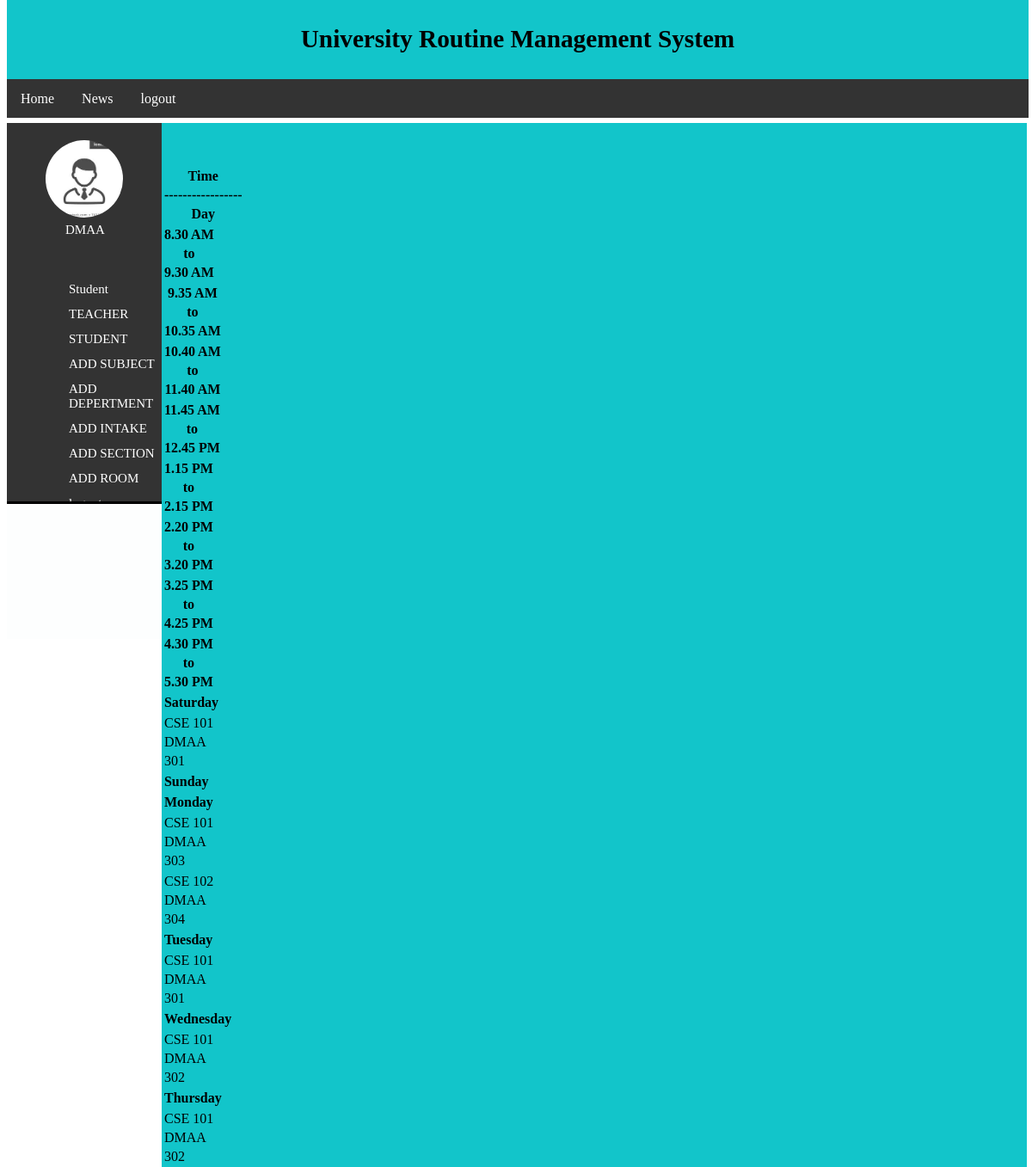
/teacher_index.php (signed in), run on the app's committed database.
### tables this page shows
CREATE TABLE `routine` (
  `id` int(255) NOT NULL,
  `course_name` varchar(255) NOT NULL,
  `course_code` varchar(255) NOT NULL,
  `course_teacher` varchar(255) NOT NULL,
  `start_time` time(6) NOT NULL,
  `end_time` time(6) NOT NULL,
  `room_no` int(255) NOT NULL,
  `dept` varchar(255) NOT NULL,
  `intake` int(255) NOT NULL,
  `section` int(255) NOT NULL,
  `day` varchar(255) NOT NULL
);

### teacher_index.php (the view, shortened to what this page needs)
<!DOCTYPE html PUBLIC "-//W3C//DTD XHTML 1.0 Transitional//EN" "http://www.w3.org/TR/xhtml1/DTD/xhtml1-transitional.dtd">
<html xmlns="http://www.w3.org/1999/xhtml">
    <head>
       <link rel="stylesheet" type="text/css" href="mystyle.css">
    </head>
    <body>
		<div class="Admin_v_name">
			<h3>University Routine Management System</h3>
			<div class="nav">
			<a href="student_index.php">Home</a>
				<a href="#news">News</a>
			 <a href="teacher_login.php?logout='1'" style="color: white;">logout</a>
			</div>
		</div>
		<div class="Admin_body1">
			<div class="sidenav">
			 <div class="AdminImage">
				<img src="adminImage.jpg" alt="Girl in a jacket" width="90" height="90" class="image" >
				<a  href="#"><?php echo $_SESSION['t_id']; ?></a>
			 </div>
			 <ul>
             <a href="#"> Student</a>
             <a href="#"> TEACHER</a>
             <a href="#"> STUDENT</a>
             <a href="#">ADD SUBJECT</a>
             <a href="#">ADD DEPERTMENT</a>
             <a href="#">ADD INTAKE</a>
             <a href="#">ADD SECTION</a>
             <a href="#">ADD ROOM</a>
			 <a href="teacher_login.php?logout='1'" style="color: white;">logout</a>
              </ul>
			</div>
			<div class="body2">
				<div class="nav_insitebody">
				</div>
				<div class="tablebody" name= "tableshow" id= "tableshow">
				<?php
						include('dbConfig.php');
						$teacherId=$_SESSION['t_id'];
?>
				<div class="table11">
				<table>
				<tr><th>Time</th></tr>
			    <tr><th>-----------------</th></tr>
				<tr><th>Day</th></tr>
                </table>
		    </div>
			<div class="table12">
			    <table>
								<tr><th>8.30 AM  </th></tr>
								<tr><th> to </th></tr>
								<tr><th>9.30 AM  </th></tr>
                </table>
		    </div>
			<div class="table13">
			    <table>
								<tr><th>9.35 AM  </th></tr>
								<tr><th> to </th></tr>
								<tr><th>10.35 AM  </th></tr>
                </table>
		    </div>
			<div class="table14">
			    <table>
								<tr><th>10.40 AM  </th></tr>
								<tr><th> to </th></tr>
								<tr><th>11.40 AM  </th></tr>
                </table>
		    </div>
			<div class="table15">
			    <table>
								<tr><th>11.45 AM  </th></tr>
								<tr><th> to </th></tr>
								<tr><th>12.45 PM  </th></tr>
                </table>
		    </div>
			<div class="table16">
			    <table>
								<tr><th>1.15 PM  </th></tr>
								<tr><th> to </th></tr>
								<tr><th>2.15 PM  </th></tr>
                </table>
		    </div>
			<div class="table17">
			    <table>
								<tr><th>2.20 PM  </th></tr>
								<tr><th> to </th></tr>
								<tr><th>3.20 PM  </th></tr>
                </table>
		    </div>
			<div class="table18">
			    <table>
								<tr><th>3.25 PM  </th></tr>
								<tr><th> to </th></tr>
								<tr><th>4.25 PM  </th></tr>
                </table>
		    </div>
			<div class="table19">
			    <table>
								<tr><th>4.30 PM  </th></tr>
								<tr><th> to </th></tr>
								<tr><th>5.30 PM  </th></tr>
                </table>
		    </div>
			<div class="table21">
			    <table>
                    <tr><th>Saturday  </th></tr>
                </table>
		    </div>
			<div class="table22">
			    <table>
				<?php
					   $query22 = $db->query("SELECT * FROM routine WHERE course_teacher = '".$teacherId."'  AND start_time='08:30:00.000000' AND day='Saturday' ");
					   $rowCount = $query22->num_rows;
					   if($rowCount > 0){
						while($row = $query22->fetch_assoc()){
						?>
							<center><tr><td><?php echo $row['course_code'];?></td></tr></center>
							<tr><td><?php echo $row['course_teacher'];?></td></tr>
							<tr><td><?php echo $row['room_no'];?></td></tr>
				          <?php
							}
						}else{
							 }
							?>
                </table>
		    </div>
			<div class="table31">
			    <table>
                    <tr><th>Sunday  </th></tr>
                </table>
		    </div>
	        <div class="table41">
			    <table>
                    <tr><th>Monday  </th></tr>
                </table>
		    </div>
			<div class="table46">
			    <table>
                      <?php
					   $query22 = $db->query("SELECT * FROM routine WHERE course_teacher = '".$teacherId."' AND start_time='13:15:00.000000' AND day='Monday' ");
					   $rowCount = $query22->num_rows;
					   if($rowCount > 0){
						while($row = $query22->fetch_assoc()){
						?>
							<center><tr><td><?php echo $row['course_code'];?></td></tr></center>
							<tr><td><?php echo $row['course_teacher'];?></td></tr>
							<tr><td><?php echo $row['room_no'];?></td></tr>
				          <?php
							}
						}else{
							 }
							?>
                </table>
		    </div>
			<div class="table49">
			    <table>
                      <?php
					   $query22 = $db->query("SELECT * FROM routine WHERE course_teacher = '".$teacherId."' AND start_time='16:30:00.000000' AND day='Monday' ");
					   $rowCount = $query22->num_rows;
					   if($rowCount > 0){
						while($row = $query22->fetch_assoc()){
						?>
							<center><tr><td><?php echo $row['course_code'];?></td></tr></center>
							<tr><td><?php echo $row['course_teacher'];?></td></tr>
							<tr><td><?php echo $row['room_no'];?></td></tr>
				          <?php
							}
						}else{
							 }
							?>
                </table>
		    </div>
			<div class="table51">
			    <table>
                    <tr><th>Tuesday  </th></tr>
                </table>
		    </div>
			<div class="table52">
			    <table>
				  <?php
					   $query22 = $db->query("SELECT * FROM routine WHERE course_teacher = '".$teacherId."' AND start_time='08:30:00.000000' AND day='Tuesday' ");
					   $rowCount = $query22->num_rows;
					   if($rowCount > 0){
						while($row = $query22->fetch_assoc()){
						?>
							<center><tr><td><?php echo $row['course_code'];?></td></tr></center>
							<tr><td><?php echo $row['course_teacher'];?></td></tr>
							<tr><td><?php echo $row['room_no'];?></td></tr>
				          <?php
							}
						}else{
							 }
							?>
                </table>
		    </div>
			<div class="table61">
			    <table>
                    <tr><th>Wednesday  </th></tr>
                </table>
		    </div>
			<div class="table62">
			    <table>
                     <?php
					   $query22 = $db->query("SELECT * FROM routine WHERE course_teacher = '".$teacherId."' AND start_time='08:30:00.000000' AND day='Wednesday' ");
					   $rowCount = $query22->num_rows;
					   if($rowCount > 0){
						while($row = $query22->fetch_assoc()){
						?>
							<center><tr><td><?php echo $row['course_code'];?></td></tr></center>
							<tr><td><?php echo $row['course_teacher'];?></td></tr>
							<tr><td><?php echo $row['room_no'];?></td></tr>
				          <?php
							}
						}else{
							 }
							?>
                </table>
		    </div>
			<div class="table71">
			    <table>
				<tr><th>Thursday </th></tr>
                </table>
		    </div>
			<div class="table72">
			    <table>
                       <?php
					   $query22 = $db->query("SELECT * FROM routine WHERE course_teacher = '".$teacherId."' AND start_time='08:30:00.000000' AND day='Wednesday' ");
					   $rowCount = $query22->num_rows;
					   if($rowCount > 0){
						while($row = $query22->fetch_assoc()){
						?>
							<center><tr><td><?php echo $row['course_code'];?></td></tr></center>
							<tr><td><?php echo $row['course_teacher'];?></td></tr>
							<tr><td><?php echo $row['room_no'];?></td></tr>
				          <?php
							}
						}else{
							 }
							?>
                </table>
		    </div>
	    </div>
		</div>
		</div>
	</body>
</html>

### mystyle.css (style rules this page uses)
.Admin_v_name { font-size: 25px; height:137px; width:99%; text-align: center; color: black; background-color:#12C5CA; margin-bottom:0px; position:fixed; top:0; overflow-x:hidden; }
.nav { height:45px; width:100%; background-color:#333; overflow:hidden; }
.nav a { float: left; font-size: 16px; color: white; text-align: center; padding: 14px 16px; text-decoration: none; }
.Admin_body1 { margin-top:143px; height:600px; width:100%; background-color:#FDFEFE; }
.sidenav { height: 440px; width: 15%; z-index: 0; position:fixed; top:10; left:1; overflow:scroll; background-color: #333; overflow-x:hidden; border-bottom:3px solid #000000; }
.sidenav a { padding: 6px 6px 6px 32px; text-decoration: none; font-size: 15px; color:White; display: block; }
.body2 { position:absolute: height: 500px; width: 85%; background-color: #12C5CA; margin-left:15.2%; }
.nav_insitebody { height: 40px; width:99%; margin-top:140px; background-color: #12C5CA; padding:5px; }
.AdminImage { display: block; margin-right: auto; margin-top:20px; margin-bottom:40px; }
.AdminImage a { margin-left: 20%; }
.AdminImage img { border-radius: 50%; margin-left: 25%; }

### data on the page
routine: course_code "CSE 101", course_teacher "DMAA", room_no "301"
routine: course_code "CSE 101", course_teacher "DMAA", room_no "303"
routine: course_code "CSE 102", course_teacher "DMAA", room_no "304"
routine: course_code "CSE 101", course_teacher "DMAA", room_no "301"
routine: course_code "CSE 101", course_teacher "DMAA", room_no "302"

### other printed values
$_SESSION['t_id'] "DMAA"
